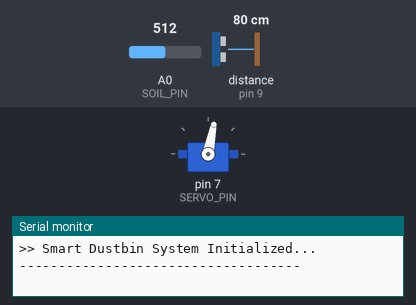
This sketch was run on a simulated Arduino Uno, built with avr-gcc and run on an emulated ATmega328P. Parts: servo, the last lines printed to the serial monitor. Wiring (inferred from the names in the program): ultrasonic range finder: trigger pin 8; echo pin 9. The inputs (shaded band) are chosen by the test bench; at power-on: distance to the obstacle (sensor on pin 9) 80 cm, A0 (SOIL_PIN) = 512. The echo pulse lasts 58.3 µs per cm.

Above: at 1.2 s.
1.3 s: distance to the obstacle (sensor on pin 9) set to 2 cm
At 4.8 s:
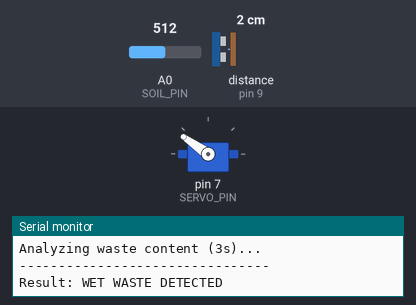
Timing chart, 0 to 11.0 s (numbered marks = the images above; inputs shaded):
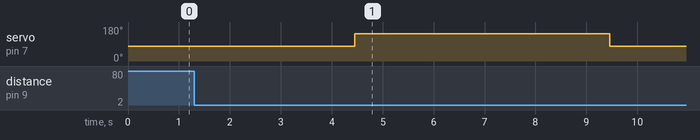

Measured:
- after the input at 1.3 s, servo on pin 7 (SERVO_PIN): 79° → 145° after 3.2 s, → 79° 5.0 s later

The sketch:

smart_dustbin.ino
```cpp
/*
 * Smart Waste Segregation System
 * Author: [Mohit nautiyal]
 * Date: 2025
 * * Description:
 * This system uses an Ultrasonic Sensor to detect presence and a
 * Moisture Sensor to classify waste as Wet or Dry.
 * A Servo motor then directs the waste to the appropriate compartment.
 */

#include <Servo.h>

// --- COMPONENT CONFIGURATION ---
Servo sortingServo;  // Renamed from lidServo to be more descriptive

// Pin Definitions
const int TRIG_PIN  = 8;
const int ECHO_PIN  = 9;
const int SOIL_PIN  = A0;
const int SERVO_PIN = 7;

// Calibration Constants (Easy to tweak here)
const int DIST_THRESHOLD_CM = 20;     // Distance to trigger system
const int MOISTURE_THRESHOLD = 700;   // Below this = Wet
const int SERVO_NEUTRAL = 79;         // Resting position
const int SERVO_WET_POS = 145;        // Angle for Wet bin
const int SERVO_DRY_POS = 10;         // Angle for Dry bin

void setup() {
  Serial.begin(9600);

  pinMode(TRIG_PIN, OUTPUT);
  pinMode(ECHO_PIN, INPUT);

  sortingServo.attach(SERVO_PIN);
  sortingServo.write(SERVO_NEUTRAL);

  Serial.println(">> Smart Dustbin System Initialized...");
  Serial.println("------------------------------------");
}

void loop() {
  // 1. Measure Distance (Standard Ultrasonic Pulse)
  digitalWrite(TRIG_PIN, LOW);
  delayMicroseconds(2);
  digitalWrite(TRIG_PIN, HIGH);
  delayMicroseconds(10);
  digitalWrite(TRIG_PIN, LOW);

  long duration = pulseIn(ECHO_PIN, HIGH);
  int distance = duration * 0.034 / 2;

  // 2. Detection Logic
  if (distance > 0 && distance < DIST_THRESHOLD_CM) {
    Serial.print("Object Detected at: ");
    Serial.print(distance);
    Serial.println(" cm");

    Serial.println("Analyzing waste content (3s)...");

    bool wetDetected = false;
    unsigned long startTime = millis();

    // 3. Analysis Phase (Non-blocking sampling)
    while (millis() - startTime < 3000) {
      int moistureValue = analogRead(SOIL_PIN);

      // Optional: Print only if significant change to reduce spam
      // Serial.println(moistureValue);

      if (moistureValue < MOISTURE_THRESHOLD) {
        wetDetected = true;
        // Break early if we are sure it's wet?
        // Or keep scanning to be sure? (Current logic keeps scanning, which is fine)
      }
      delay(100); // Small delay to stabilize reading
    }

    // 4. Actuation Phase
    Serial.println("--------------------------------");
    Serial.print("Result: ");

    if (wetDetected) {
      Serial.println("WET WASTE DETECTED");
      sortingServo.write(SERVO_WET_POS);
    } else {
      Serial.println("DRY WASTE DETECTED");
      sortingServo.write(SERVO_DRY_POS);
    }

    // 5. Reset Phase
    delay(5000); // Wait for waste to fall/slide
    sortingServo.write(SERVO_NEUTRAL); // Return to center
    Serial.println("System Reset. Ready for next.");
    Serial.println("--------------------------------");
  }

  delay(200); // Idle loop delay
}
```
